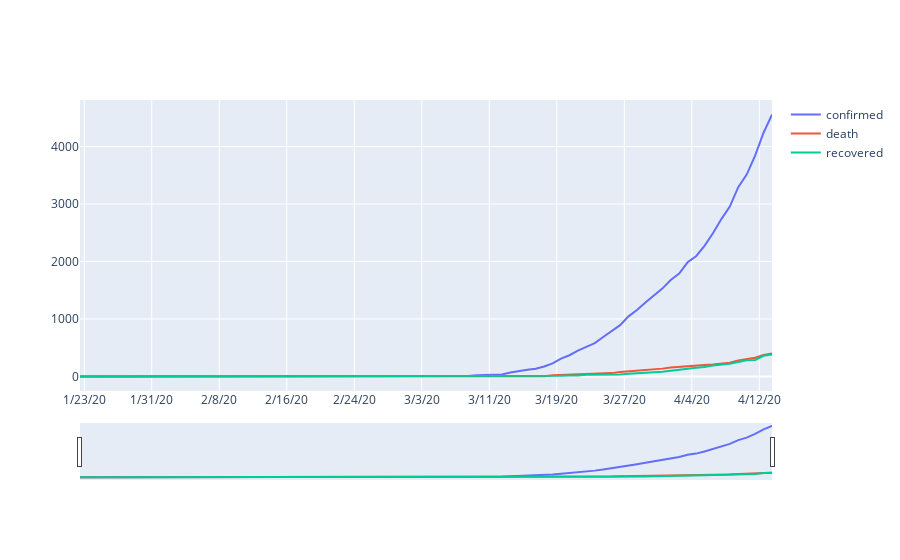

Write notebook code for a chart like this one.
### Code cell
fig = go.Figure(data=
                [go.Scatter(x = confirmed_clean.columns, y = confirmed_clean.loc['Indonesia'], name="confirmed"),
                go.Scatter(x = death_clean.columns, y = death_clean.loc['Indonesia'], name="death"),
                go.Scatter(x = recovered_clean.columns, y = recovered_clean.loc['Indonesia'], name="recovered")]
               )

fig.update_layout(
    xaxis = dict(
        tickmode = 'linear',
        tick0 = 0.5,
        dtick = 8
    )
)

fig.update_xaxes(rangeslider_visible=True),
fig.update_yaxes(type="linear")

fig.show()

### Figure 1 — Plotly figure (JSON) as saved in the notebook; plotly's stock layout.template omitted (floating-point values rounded to 4 significant figures)
{"data": [{"name": "confirmed", "type": "scatter", "x": ["1/22/20", "1/23/20", "1/24/20", "1/25/20", "1/26/20", "1/27/20", "1/28/20", "1/29/20", "1/30/20", "1/31/20", "2/1/20", "2/2/20", "2/3/20", "2/4/20", "2/5/20", "2/6/20", "2/7/20", "2/8/20", "2/9/20", "2/10/20", "2/11/20", "2/12/20", "2/13/20", "2/14/20", "2/15/20", "2/16/20", "2/17/20", "2/18/20", "2/19/20", "2/20/20", "2/21/20", "2/22/20", "2/23/20", "2/24/20", "2/25/20", "2/26/20", "2/27/20", "2/28/20", "2/29/20", "3/1/20", "3/2/20", "3/3/20", "3/4/20", "3/5/20", "3/6/20", "3/7/20", "3/8/20", "3/9/20", "3/10/20", "3/11/20", "3/12/20", "3/13/20", "3/14/20", "3/15/20", "3/16/20", "3/17/20", "3/18/20", "3/19/20", "3/20/20", "3/21/20", "3/22/20", "3/23/20", "3/24/20", "3/25/20", "3/26/20", "3/27/20", "3/28/20", "3/29/20", "3/30/20", "3/31/20", "4/1/20", "4/2/20", "4/3/20", "4/4/20", "4/5/20", "4/6/20", "4/7/20", "4/8/20", "4/9/20", "4/10/20", "4/11/20", "4/12/20", "4/13/20"], "y": [0, 0, 0, 0, 0, 0, 0, 0, 0, 0, 0, 0, 0, 0, 0, 0, 0, 0, 0, 0, 0, 0, 0, 0, 0, 0, 0, 0, 0, 0, 0, 0, 0, 0, 0, 0, 0, 0, 0, 0, 2, 2, 2, 2, 4, 4, 6, 19, 27, 34, 34, 69, 96, 117, 134, 172, 227, 311, 369, 450, 514, 579, 686, 790, 893, 1046, 1155, 1285, 1414, 1528, 1677, 1790, 1986, 2092, 2273, 2491, 2738, 2956, 3293, 3512, 3842, 4241, 4557]}, {"name": "death", "type": "scatter", "x": ["1/22/20", "1/23/20", "1/24/20", "1/25/20", "1/26/20", "1/27/20", "1/28/20", "1/29/20", "1/30/20", "1/31/20", "2/1/20", "2/2/20", "2/3/20", "2/4/20", "2/5/20", "2/6/20", "2/7/20", "2/8/20", "2/9/20", "2/10/20", "2/11/20", "2/12/20", "2/13/20", "2/14/20", "2/15/20", "2/16/20", "2/17/20", "2/18/20", "2/19/20", "2/20/20", "2/21/20", "2/22/20", "2/23/20", "2/24/20", "2/25/20", "2/26/20", "2/27/20", "2/28/20", "2/29/20", "3/1/20", "3/2/20", "3/3/20", "3/4/20", "3/5/20", "3/6/20", "3/7/20", "3/8/20", "3/9/20", "3/10/20", "3/11/20", "3/12/20", "3/13/20", "3/14/20", "3/15/20", "3/16/20", "3/17/20", "3/18/20", "3/19/20", "3/20/20", "3/21/20", "3/22/20", "3/23/20", "3/24/20", "3/25/20", "3/26/20", "3/27/20", "3/28/20", "3/29/20", "3/30/20", "3/31/20", "4/1/20", "4/2/20", "4/3/20", "4/4/20", "4/5/20", "4/6/20", "4/7/20", "4/8/20", "4/9/20", "4/10/20", "4/11/20", "4/12/20", "4/13/20"], "y": [0, 0, 0, 0, 0, 0, 0, 0, 0, 0, 0, 0, 0, 0, 0, 0, 0, 0, 0, 0, 0, 0, 0, 0, 0, 0, 0, 0, 0, 0, 0, 0, 0, 0, 0, 0, 0, 0, 0, 0, 0, 0, 0, 0, 0, 0, 0, 0, 0, 1, 1, 4, 5, 5, 5, 5, 19, 25, 32, 38, 48, 49, 55, 58, 78, 87, 102, 114, 122, 136, 157, 170, 181, 191, 198, 209, 221, 240, 280, 306, 327, 373, 399]}, {"name": "recovered", "type": "scatter", "x": ["1/22/20", "1/23/20", "1/24/20", "1/25/20", "1/26/20", "1/27/20", "1/28/20", "1/29/20", "1/30/20", "1/31/20", "2/1/20", "2/2/20", "2/3/20", "2/4/20", "2/5/20", "2/6/20", "2/7/20", "2/8/20", "2/9/20", "2/10/20", "2/11/20", "2/12/20", "2/13/20", "2/14/20", "2/15/20", "2/16/20", "2/17/20", "2/18/20", "2/19/20", "2/20/20", "2/21/20", "2/22/20", "2/23/20", "2/24/20", "2/25/20", "2/26/20", "2/27/20", "2/28/20", "2/29/20", "3/1/20", "3/2/20", "3/3/20", "3/4/20", "3/5/20", "3/6/20", "3/7/20", "3/8/20", "3/9/20", "3/10/20", "3/11/20", "3/12/20", "3/13/20", "3/14/20", "3/15/20", "3/16/20", "3/17/20", "3/18/20", "3/19/20", "3/20/20", "3/21/20", "3/22/20", "3/23/20", "3/24/20", "3/25/20", "3/26/20", "3/27/20", "3/28/20", "3/29/20", "3/30/20", "3/31/20", "4/1/20", "4/2/20", "4/3/20", "4/4/20", "4/5/20", "4/6/20", "4/7/20", "4/8/20", "4/9/20", "4/10/20", "4/11/20", "4/12/20", "4/13/20"], "y": [0, 0, 0, 0, 0, 0, 0, 0, 0, 0, 0, 0, 0, 0, 0, 0, 0, 0, 0, 0, 0, 0, 0, 0, 0, 0, 0, 0, 0, 0, 0, 0, 0, 0, 0, 0, 0, 0, 0, 0, 0, 0, 0, 0, 0, 0, 0, 0, 2, 2, 2, 2, 8, 8, 8, 8, 11, 11, 15, 15, 29, 29, 30, 31, 35, 46, 59, 64, 75, 81, 103, 112, 134, 150, 164, 192, 204, 222, 252, 282, 286, 359, 380]}], "layout": {"xaxis": {"dtick": 8, "rangeslider": {"visible": true}, "tick0": 0.5, "tickmode": "linear"}, "yaxis": {"type": "linear"}}}
